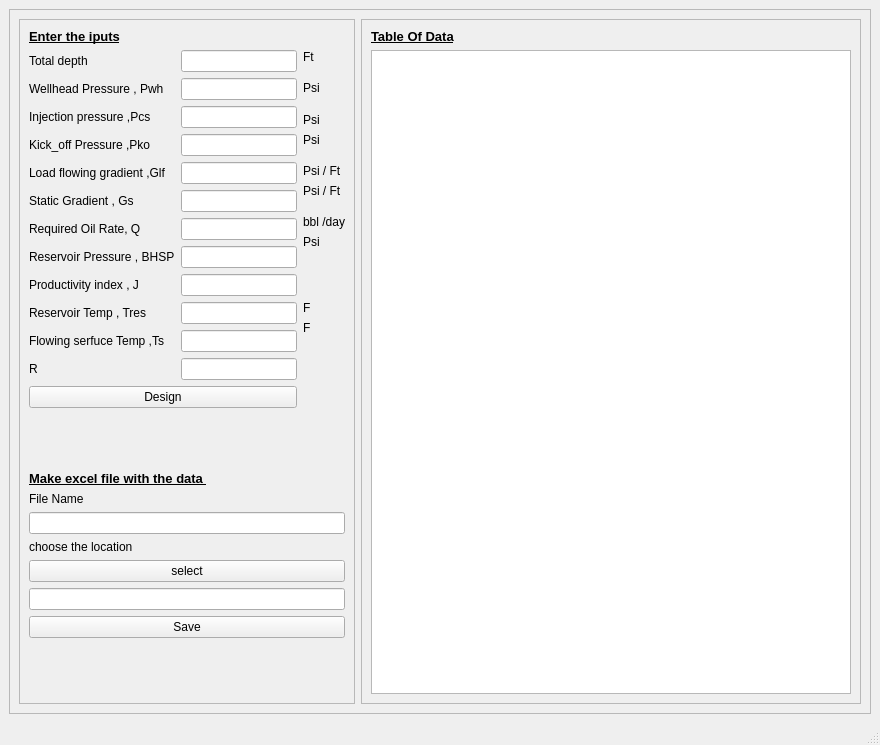
<?xml version="1.0" encoding="UTF-8"?>
<ui version="4.0">
 <class>MainWindow</class>
 <widget class="QMainWindow" name="MainWindow">
  <property name="geometry">
   <rect>
    <x>0</x>
    <y>0</y>
    <width>880</width>
    <height>745</height>
   </rect>
  </property>
  <property name="windowTitle">
   <string>MainWindow</string>
  </property>
  <widget class="QWidget" name="centralwidget">
   <layout class="QGridLayout" name="gridLayout">
    <item row="0" column="0">
     <widget class="QFrame" name="frame">
      <property name="frameShape">
       <enum>QFrame::StyledPanel</enum>
      </property>
      <property name="frameShadow">
       <enum>QFrame::Raised</enum>
      </property>
      <layout class="QGridLayout" name="gridLayout_3">
       <item row="0" column="0">
        <widget class="QFrame" name="frame_2">
         <property name="maximumSize">
          <size>
           <width>350</width>
           <height>16777215</height>
          </size>
         </property>
         <property name="frameShape">
          <enum>QFrame::StyledPanel</enum>
         </property>
         <property name="frameShadow">
          <enum>QFrame::Raised</enum>
         </property>
         <layout class="QGridLayout" name="gridLayout_4">
          <item row="9" column="1">
           <widget class="QLabel" name="label_17">
            <property name="text">
             <string>Psi / Ft</string>
            </property>
           </widget>
          </item>
          <item row="8" column="1">
           <widget class="QLabel" name="label_15">
            <property name="text">
             <string>Psi / Ft</string>
            </property>
           </widget>
          </item>
          <item row="31" column="0" colspan="2">
           <layout class="QVBoxLayout" name="verticalLayout">
            <item>
             <widget class="QLabel" name="label_23">
              <property name="text">
               <string>File Name</string>
              </property>
             </widget>
            </item>
            <item>
             <widget class="QLineEdit" name="lineEdit_10"/>
            </item>
            <item>
             <widget class="QLabel" name="label_7">
              <property name="text">
               <string>choose the location</string>
              </property>
             </widget>
            </item>
            <item>
             <widget class="QPushButton" name="pushButton_2">
              <property name="text">
               <string>select</string>
              </property>
             </widget>
            </item>
            <item>
             <widget class="QLineEdit" name="lineEdit_6"/>
            </item>
            <item>
             <widget class="QPushButton" name="pushButton">
              <property name="text">
               <string>Save</string>
              </property>
             </widget>
            </item>
           </layout>
          </item>
          <item row="1" column="1">
           <widget class="QLabel" name="label_11">
            <property name="text">
             <string>Ft</string>
            </property>
           </widget>
          </item>
          <item row="0" column="0">
           <widget class="QLabel" name="label_10">
            <property name="font">
             <font>
              <pointsize>10</pointsize>
              <weight>75</weight>
              <bold>true</bold>
              <underline>true</underline>
             </font>
            </property>
            <property name="text">
             <string>Enter the iputs</string>
            </property>
           </widget>
          </item>
          <item row="30" column="0">
           <widget class="QLabel" name="label_6">
            <property name="font">
             <font>
              <pointsize>10</pointsize>
              <weight>75</weight>
              <bold>true</bold>
              <underline>true</underline>
             </font>
            </property>
            <property name="text">
             <string>Make excel file with the data </string>
            </property>
           </widget>
          </item>
          <item row="24" column="0">
           <spacer name="verticalSpacer">
            <property name="orientation">
             <enum>Qt::Vertical</enum>
            </property>
            <property name="sizeHint" stdset="0">
             <size>
              <width>20</width>
              <height>40</height>
             </size>
            </property>
           </spacer>
          </item>
          <item row="1" column="0" rowspan="22">
           <layout class="QFormLayout" name="formLayout">
            <item row="0" column="0">
             <widget class="QLabel" name="label">
              <property name="text">
               <string>Total depth</string>
              </property>
             </widget>
            </item>
            <item row="0" column="1">
             <widget class="QLineEdit" name="lineEdit"/>
            </item>
            <item row="1" column="0">
             <widget class="QLabel" name="label_3">
              <property name="text">
               <string>Wellhead Pressure , Pwh</string>
              </property>
             </widget>
            </item>
            <item row="1" column="1">
             <widget class="QLineEdit" name="lineEdit_3"/>
            </item>
            <item row="2" column="0">
             <widget class="QLabel" name="label_2">
              <property name="text">
               <string>Injection pressure ,Pcs</string>
              </property>
             </widget>
            </item>
            <item row="2" column="1">
             <widget class="QLineEdit" name="lineEdit_2"/>
            </item>
            <item row="3" column="0">
             <widget class="QLabel" name="label_4">
              <property name="text">
               <string>Kick_off Pressure ,Pko</string>
              </property>
             </widget>
            </item>
            <item row="3" column="1">
             <widget class="QLineEdit" name="lineEdit_4"/>
            </item>
            <item row="4" column="0">
             <widget class="QLabel" name="label_27">
              <property name="text">
               <string>Load flowing gradient ,Glf</string>
              </property>
             </widget>
            </item>
            <item row="4" column="1">
             <widget class="QLineEdit" name="lineEdit_17"/>
            </item>
            <item row="5" column="0">
             <widget class="QLabel" name="label_28">
              <property name="text">
               <string>Static Gradient , Gs</string>
              </property>
             </widget>
            </item>
            <item row="5" column="1">
             <widget class="QLineEdit" name="lineEdit_18"/>
            </item>
            <item row="6" column="0">
             <widget class="QLabel" name="label_29">
              <property name="text">
               <string>Required Oil Rate, Q</string>
              </property>
             </widget>
            </item>
            <item row="6" column="1">
             <widget class="QLineEdit" name="lineEdit_19"/>
            </item>
            <item row="7" column="0">
             <widget class="QLabel" name="label_30">
              <property name="text">
               <string>Reservoir Pressure , BHSP</string>
              </property>
             </widget>
            </item>
            <item row="7" column="1">
             <widget class="QLineEdit" name="lineEdit_20"/>
            </item>
            <item row="8" column="0">
             <widget class="QLabel" name="label_5">
              <property name="text">
               <string>Productivity index , J</string>
              </property>
             </widget>
            </item>
            <item row="8" column="1">
             <widget class="QLineEdit" name="lineEdit_5"/>
            </item>
            <item row="9" column="0">
             <widget class="QLabel" name="label_8">
              <property name="text">
               <string>Reservoir Temp , Tres</string>
              </property>
             </widget>
            </item>
            <item row="9" column="1">
             <widget class="QLineEdit" name="lineEdit_7"/>
            </item>
            <item row="10" column="0">
             <widget class="QLabel" name="label_16">
              <property name="text">
               <string>Flowing serfuce Temp ,Ts</string>
              </property>
             </widget>
            </item>
            <item row="10" column="1">
             <widget class="QLineEdit" name="lineEdit_8"/>
            </item>
            <item row="11" column="0">
             <widget class="QLabel" name="label_20">
              <property name="text">
               <string>R</string>
              </property>
             </widget>
            </item>
            <item row="11" column="1">
             <widget class="QLineEdit" name="lineEdit_9"/>
            </item>
           </layout>
          </item>
          <item row="23" column="0">
           <widget class="QPushButton" name="pushButton_3">
            <property name="text">
             <string>Design</string>
            </property>
           </widget>
          </item>
          <item row="32" column="0" colspan="2">
           <spacer name="verticalSpacer_2">
            <property name="orientation">
             <enum>Qt::Vertical</enum>
            </property>
            <property name="sizeHint" stdset="0">
             <size>
              <width>20</width>
              <height>40</height>
             </size>
            </property>
           </spacer>
          </item>
          <item row="11" column="1">
           <widget class="QLabel" name="label_18">
            <property name="text">
             <string>bbl /day</string>
            </property>
           </widget>
          </item>
          <item row="12" column="1">
           <widget class="QLabel" name="label_19">
            <property name="text">
             <string>Psi</string>
            </property>
           </widget>
          </item>
          <item row="3" column="1">
           <widget class="QLabel" name="label_12">
            <property name="text">
             <string>Psi</string>
            </property>
           </widget>
          </item>
          <item row="6" column="1">
           <widget class="QLabel" name="label_14">
            <property name="text">
             <string>Psi</string>
            </property>
           </widget>
          </item>
          <item row="17" column="1">
           <widget class="QLabel" name="label_21">
            <property name="text">
             <string>F</string>
            </property>
           </widget>
          </item>
          <item row="18" column="1">
           <widget class="QLabel" name="label_22">
            <property name="text">
             <string>F</string>
            </property>
           </widget>
          </item>
          <item row="5" column="1">
           <widget class="QLabel" name="label_13">
            <property name="text">
             <string>Psi</string>
            </property>
           </widget>
          </item>
         </layout>
        </widget>
       </item>
       <item row="0" column="1">
        <widget class="QFrame" name="frame_3">
         <property name="minimumSize">
          <size>
           <width>500</width>
           <height>0</height>
          </size>
         </property>
         <property name="frameShape">
          <enum>QFrame::StyledPanel</enum>
         </property>
         <property name="frameShadow">
          <enum>QFrame::Raised</enum>
         </property>
         <layout class="QGridLayout" name="gridLayout_5">
          <item row="1" column="0">
           <widget class="QTableWidget" name="tableWidget"/>
          </item>
          <item row="0" column="0">
           <widget class="QLabel" name="label_24">
            <property name="font">
             <font>
              <pointsize>10</pointsize>
              <weight>75</weight>
              <bold>true</bold>
              <underline>true</underline>
             </font>
            </property>
            <property name="text">
             <string>Table Of Data</string>
            </property>
           </widget>
          </item>
         </layout>
        </widget>
       </item>
      </layout>
     </widget>
    </item>
   </layout>
  </widget>
  <widget class="QMenuBar" name="menubar">
   <property name="geometry">
    <rect>
     <x>0</x>
     <y>0</y>
     <width>880</width>
     <height>26</height>
    </rect>
   </property>
  </widget>
  <widget class="QStatusBar" name="statusbar"/>
 </widget>
 <resources/>
 <connections/>
</ui>
